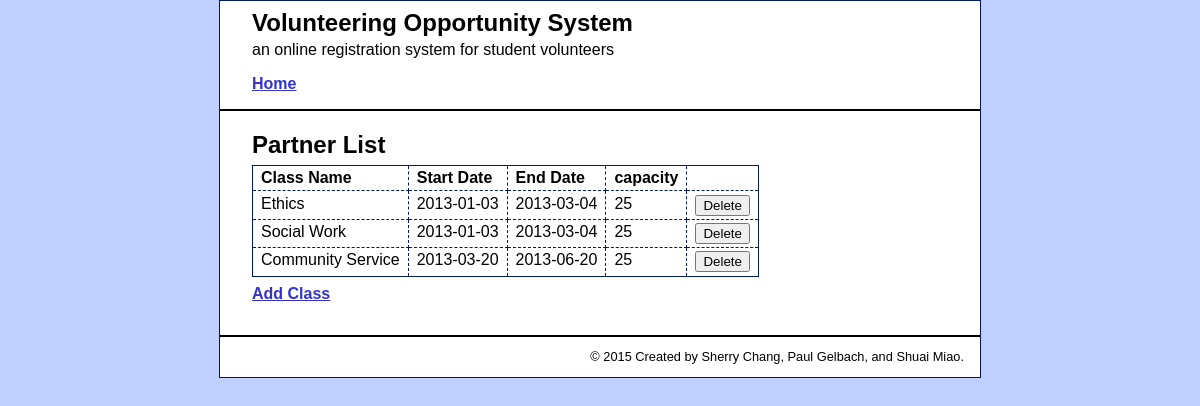
The app's page /class_manager/index.php with its own data.
### tables this page shows
CREATE TABLE CLASS(
	CID				INT  								AUTO_INCREMENT,
	ClassName		VARCHAR(45) 	NOT NULL 			UNIQUE,
	StartDate		DATE			NOT NULL,
	EndDate			DATE			NOT NULL,
	Capacity		INT				NOT NULL,

	PRIMARY KEY(CID)
);

### model/class_db.php (called while the page is built, shortened)
<?php
function get_classes() {
    global $db;
    $query = 'SELECT * FROM CLASS
              ORDER BY CID';
    $classes = $db->query($query);
    return $classes;
}
?>

### class_manager/class_list.php (the view, shortened to what this page needs)
<?php include '../view/header.php'; ?>
<div id="main">
    <h1>Partner List</h1>
    <div id="content">
        <table>
            <tr>
                <th>Class Name</th>
                <th>Start Date</th>
                <th>End Date</th>
                <th>capacity</th>
                <th>&nbsp;</th>
            </tr>
            <?php foreach ($classes as $class) : ?>
            <tr>
                <td><?php echo $class['ClassName']; ?></td>
                <td><?php echo $class['StartDate']; ?></td>
                <td><?php echo $class['EndDate']; ?></td>
                <td><?php echo $class['Capacity']; ?></td>
                <td><form action="." method="post">
                    <input type="submit" value="Delete" />
                </form></td>
            </tr>
            <?php endforeach; ?>
        </table>
        <p><a href="?action=show_add_form">Add Class</a></p>
    </div>
</div>
<?php include '../view/footer.php'; ?>

### class_manager/index.php
<?php
require('../model/database.php');
require('../model/class_db.php');
if (isset($_POST['action'])) {
    $action = $_POST['action'];
} else if (isset($_GET['action'])) {
    $action = $_GET['action'];
} else {
    $action = 'list_classes';
}
if ($action == 'list_classes') {
    $classes = get_classes();
    include('class_list.php');
} else if ($action == 'delete_class') {
    $class_id = $_POST['class_id'];
    delete_class($class_id);
    header("Location: .");
} else if ($action == 'show_add_form') {
    include('class_add.php');
} else if ($action == 'add_class') {
    $name = $_POST['name'];
    $start_date = $_POST['start_date'];
    $end_date = $_POST['end_date'];
    $capacity = $_POST['capacity'];
    if (empty($name) || empty($start_date) || empty($end_date) || empty($capacity)) {
        $error = "Invalid class data. Check all fields and try again.";
        include('../errors/error.php');
    } else {
        add_class($name, $start_date, $end_date, $capacity);
        header("Location: .");
    }
}
?>

### view/header.php (shortened to what this page needs)
<!DOCTYPE html PUBLIC "-//W3C//DTD XHTML 1.0 Transitional//EN"
    "http://www.w3.org/TR/xhtml1/DTD/xhtml1-transitional.dtd">
<html xmlns="http://www.w3.org/1999/xhtml">
    <head>
        <link rel="stylesheet" type="text/css"
              href="/~miaos/370/main.css" />
    </head>
    <body>
    <div id="page">
        <div id="header">
            <h1>Volunteering Opportunity System</h1>
            <p>an online registration system for student volunteers</p>
            <ul class="nav"><li><a href="/~miaos/370/">Home</a></li></ul>
        </div>

### view/footer.php
        <div id="footer">
            <p class="copyright">
                &copy; <?php echo date("Y"); ?> Created by Sherry Chang, Paul Gelbach, and Shuai Miao.
            </p>
        </div>
    </div>
    </body>
</html>

### main.css (style rules this page uses)
body { margin-top: 0; background-color: #BFCFFE; font-family: Arial, Helvetica, sans-serif; }
h1 { font-size: 150%; margin: 0; padding: .5em 0 .25em; }
h1, h2 { color: black; }
p { margin: .5em 0 .5em 0; padding: 0; }
ul { margin: 0; padding: 0; }
li { margin: 0; padding: 0; }
ul.nav { list-style-type: none; margin-left: 0; padding-left: 0; }
ul.nav li { padding-bottom: 0.5em; }
a { color: #3333CC; font-weight: bold; }
table { border: 1px solid #001963; border-collapse: collapse; }
td, th { border: 1px dashed #001963; padding: .2em .5em .2em .5em; vertical-align: top; text-align: left; }
form { margin: 0; }
#page { width: 760px; margin: 0 auto; background-color: white; border: 1px solid #001963; }
#header { margin: 0; border-bottom: 2px solid black; padding: .5em 2em; }
#header h1 { color: black; margin: 0; padding: 0; }
#header p { margin: 0; padding: .25em 0 0 0; }
#header ul { margin: 0; padding: 1em 0 0 0; }
#main { margin: 0; padding: .5em 2em .25em; }
#content { padding-bottom: .25em; }
#footer { clear: both; margin-top: 1em; padding-right: 1em; border-top: 2px solid black; }
#footer p { text-align: right; font-size: 80%; margin: 1em 0; }

### records on screen
class: ClassName "Ethics", StartDate "2013-01-03", EndDate "2013-03-04", Capacity "25"
class: ClassName "Social Work", StartDate "2013-01-03", EndDate "2013-03-04", Capacity "25"
class: ClassName "Community Service", StartDate "2013-03-20", EndDate "2013-06-20", Capacity "25"
